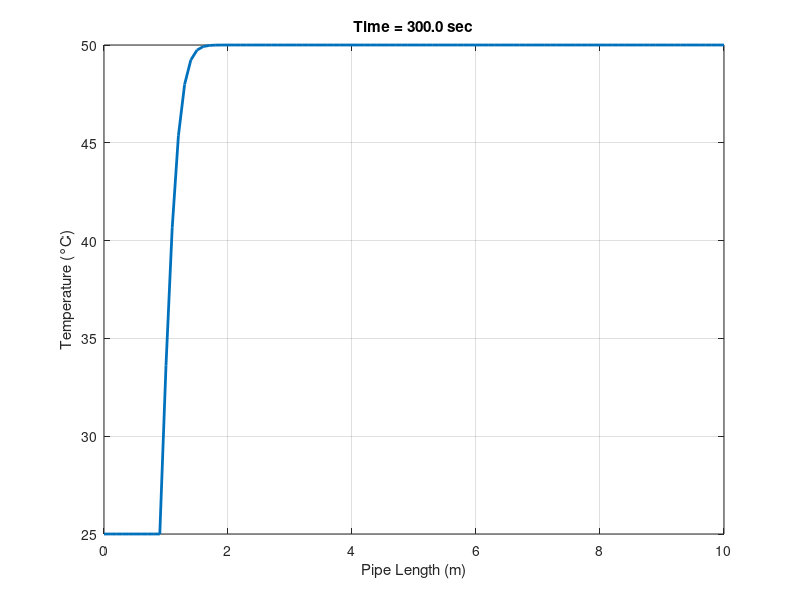

Here is the MATLAB script that generated this plot:
% TransientHeatTransferPipeSim.m
% Simulates 1D transient heat conduction in a pipe with partial cooling.
% Modified parameters to enhance transient dynamics.
clear; clc; close all;

%% USER INPUTS
total_time = 300;        % Total simulation time in seconds
frame_interval = 5;      % Plot update interval in seconds

%% Physical and Material Properties
L = 10;                  % Length of the pipe (m)
D = 0.05;                % Diameter of the pipe (m)

% Using aluminum-like properties for faster conduction:
k = 205;                 % Thermal conductivity (W/m·K)
rho = 2700;              % Density (kg/m³)
cp = 900;                % Specific heat (J/kg·K)

% Adjusted cooling conditions for a more gradual change:
T_initial = 50;          % Initial temperature (°C)
T_c = 25;                % Cooling region temperature (°C)
fractionCool = 0.1;      % Only 10% of the pipe (near inlet) is cooled

%% Numerical Parameters
N = 101;                         % Number of spatial nodes
dx = L / (N - 1);                % Spatial resolution
x = linspace(0, L, N)';          % Spatial grid

alpha = k / (rho * cp);          % Thermal diffusivity

% Stability condition for explicit FTCS
dt_stable = dx^2 / (2 * alpha);
safety_factor = 0.4;
dt_calc = safety_factor * dt_stable;

% Manually override dt for better animation control:
manual_dt = 1; % Use 1 second per time step
dt = min(dt_calc, manual_dt);

n_steps = max(round(total_time / dt), 1);
frame_step = max(round(frame_interval / dt), 1);

%% Initialization
T = T_initial * ones(N,1);       % Set initial temperature across the pipe
cool_nodes = round(fractionCool * N);
T(1:cool_nodes) = T_c;           % Apply cooling to the inlet region

%% Time-Stepping Loop (Explicit FTCS)
figure;
for step = 1:n_steps
    T_old = T;
    
    % Update interior nodes using FTCS scheme:
    for i = 2:N-1
        T(i) = T_old(i) + alpha * dt/(dx^2) * (T_old(i+1) - 2*T_old(i) + T_old(i-1));
    end
    
    % Re-apply boundary conditions:
    T(1:cool_nodes) = T_c;    % Cooling at inlet remains fixed
    T(end) = T_old(end);      % Insulated outlet (Neumann BC)
    
    % Plot updates at specified intervals:
    if mod(step, frame_step) == 0
        plot(x, T, 'LineWidth', 2);
        xlabel('Pipe Length (m)');
        ylabel('Temperature (°C)');
        title(sprintf('Time = %.1f sec', step * dt));
        grid on;
        drawnow;
    end
end
